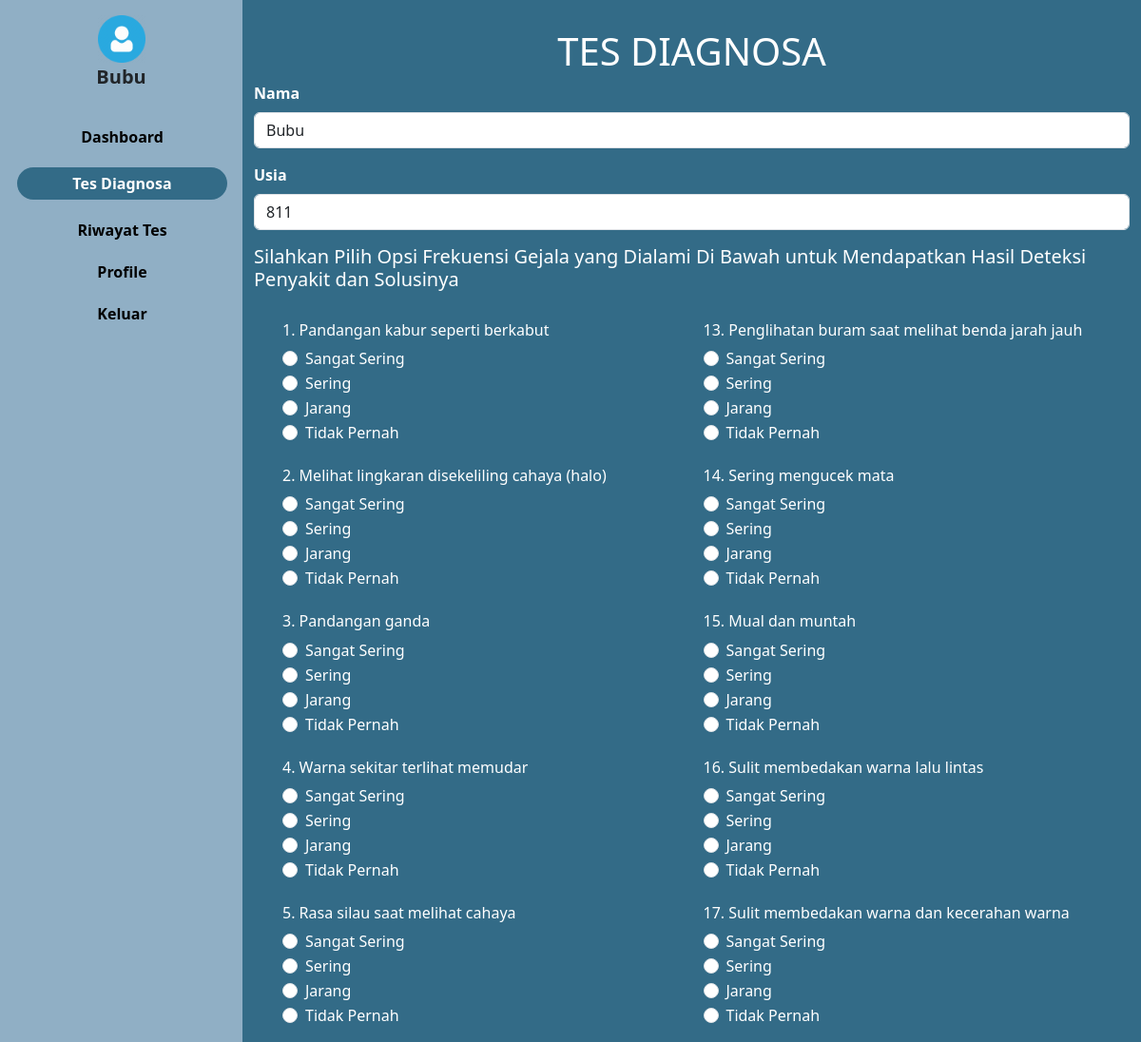
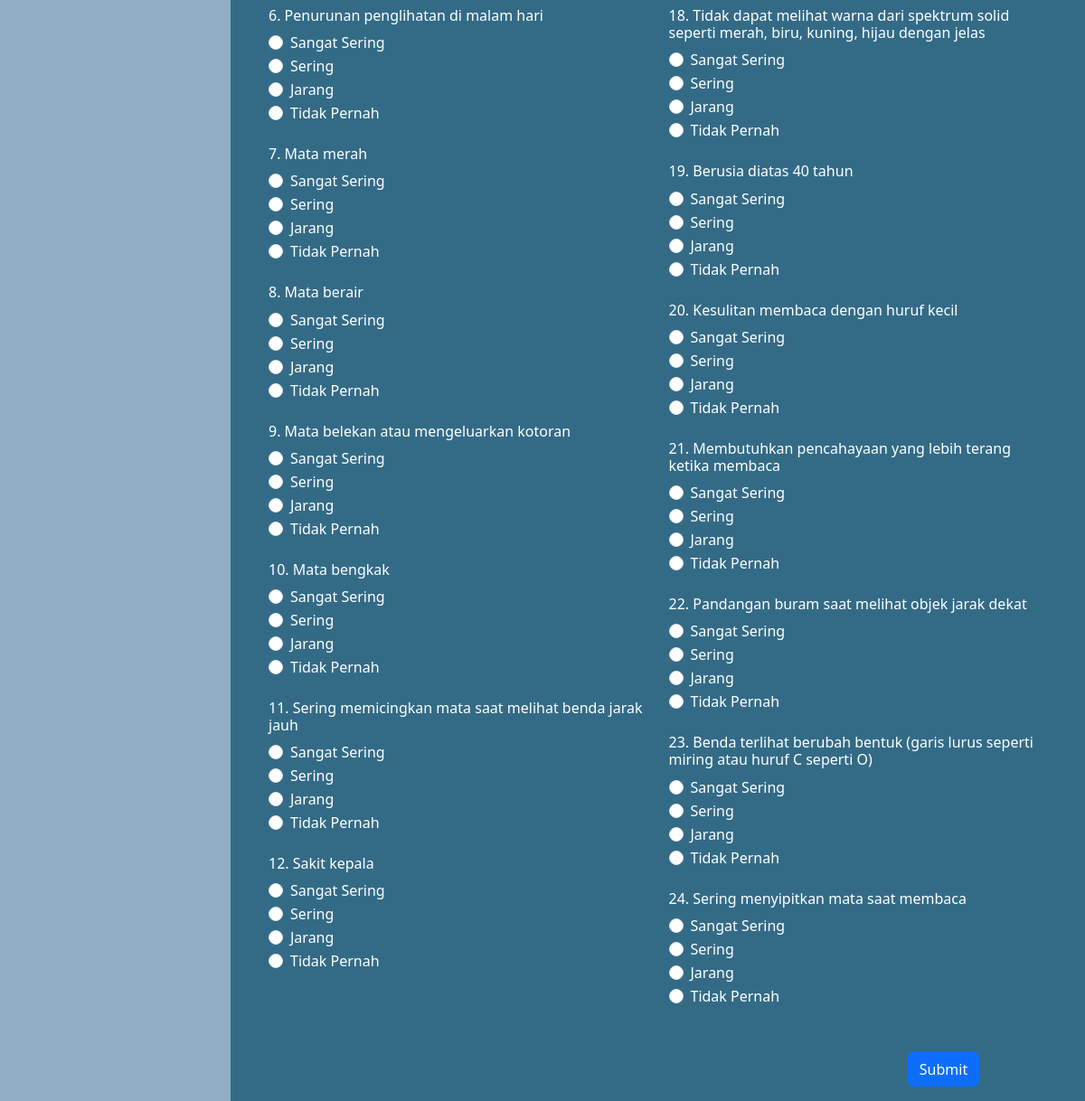
Screenshot of /user/tes.php (signed in) with the database file from the repository (2 pictures, top to bottom).
### tables this page shows
CREATE TABLE `user` (
  `iduser` int(15) NOT NULL,
  `username` varchar(30) NOT NULL,
  `password` varchar(100) NOT NULL,
  `nama` varchar(45) NOT NULL,
  `jk` char(2) NOT NULL,
  `tanggal_lahir` date NOT NULL,
  `email` varchar(30) NOT NULL,
  `level` varchar(10) NOT NULL,
  `foto` varchar(30) NOT NULL
);

CREATE TABLE `jawaban` (
  `idjawaban` int(11) NOT NULL,
  `bobot` double NOT NULL,
  `kode_jawaban` varchar(20) NOT NULL,
  `jawaban` text NOT NULL
);

### konek.php (called while the page is built, shortened)
<?php
$koneksi = mysqli_connect("localhost", "root", "", "mata");
function query($query)
{
    global $koneksi;
    $result = mysqli_query($koneksi, $query);
    $rows = [];
    while ($row = mysqli_fetch_assoc($result)) {
        $rows[] = $row;
    }
    return $rows;
}
function jumlah_data($data)
{
    global $koneksi;
    $query = mysqli_query($koneksi, $data);
    $jumlah_data = mysqli_num_rows($query);
    return $jumlah_data;
}
function dekripsi($teks)
{
    $text = $teks;
    $kunci = 'mataRara';
    $key = hash('sha256', $kunci);
    $pkey = "123";
    $method = "aes-192-cfb1";
    $iv = substr(hash('sha256', $pkey), 0, 16);
    $dekripsi = base64_decode($text);
    $dekripsi = openssl_decrypt($dekripsi, $method, $key, 0, $iv);
    return $dekripsi;
}
?>

### user/tes.php (the view, shortened to what this page needs)
<?php
require_once '../konek.php';
$id = dekripsi($_COOKIE['mataRara']);
$user = query("SELECT * FROM user WHERE iduser = $id")[0];
$jumlah_pertanyaan = jumlah_data("SELECT DISTINCT nama_gejala FROM gejala");
$jumper1 = ceil($jumlah_pertanyaan / 2);
$jumper2 = $jumlah_pertanyaan - $jumper1;
$pertanyaan1 = query("SELECT DISTINCT nama_gejala FROM gejala LIMIT $jumper1");
$pertanyaan2 = query("SELECT DISTINCT nama_gejala FROM gejala LIMIT $jumper2 OFFSET $jumper1");
$jawaban = query("SELECT * FROM jawaban");
$tgl_lahir = $user['tanggal_lahir'];
$tahun_lahir = date('Y', strtotime($tgl_lahir));
$tahun_sekarang = date('Y');
$usia = $tahun_sekarang - $tahun_lahir;
?>
<html lang="en">
<head>
  <link href="https://cdn.jsdelivr.net/npm/bootstrap@5.3.0/dist/css/bootstrap.min.css" rel="stylesheet"
>
  <link rel="stylesheet" href="../style.css">
</head>
<body>
  <div class="main-container d-flex">
    <div class="sidebar px-3 pt-3">
      <div class="header pb-3">
        <img class="text-center" src="../img/<?php echo $user['foto']; ?>"
          style="width: 50px; margin-right: auto; margin-left: auto; display: block;" alt="">
        <h5 class="offcanvas-title fw-bold text-center" style="margin-left: auto; font-size: 20px"
          id="offcanvasDarkLabel"><?php echo $user['nama']; ?></h5>
      </div>
      <ul>
        <li class=""> <a href="index.php">Dashboard</a></li>
        <li class="active"><a href="tes.php">Tes Diagnosa</a></li>
        <li class=""> <a href="riwayat.php">Riwayat Tes</a></li>
        <li class=""> <a href="profile.php">Profile</a></li>
        <li class=""> <a href="../keluar.php">Keluar</a></li>
      </ul>
    </div>
    <div class="content" style="width: 100%;">
      <div class="container ">
        <h1 style="text-align:center; margin-top: 30px; color: white; padding: 0px 35px">TES DIAGNOSA</h1>
        <form action="" method="post">
          <div class="mb-3">
            <label for="exampleInputEmail1" class="form-label text-white fw-bold">Nama</label>
            <input type="email" class="form-control" value="<?php echo $user['nama']; ?>" readonly>
          </div>
          <div class="mb-3">
            <label for="exampleInputEmail1" class="form-label text-white fw-bold">Usia</label>
            <input type="email" name="usia" class="form-control" value="<?php echo $usia; ?>" readonly>
          </div>
          <h5 class="text-white">Silahkan Pilih Opsi Frekuensi Gejala yang Dialami Di Bawah untuk Mendapatkan Hasil
            Deteksi Penyakit dan
            Solusinya</h5>
          <div class="row">
            <div class="col-6 text-white">
              <?php
              $i = 1;
              foreach ($pertanyaan1 as $p1):
                ?>
                <h6 class="mb-2 mt-4">
                  <?= $i; ?>.
                  <?= $p1['nama_gejala']; ?>
                </h6>
                <?php foreach ($jawaban as $jawab): ?>
                  <div class="form-check">
                    <input class="form-check-input" type="radio" value="<?= $jawab['kode_jawaban']; ?>"
                      id="<?= $jawab['kode_jawaban'] . $p1['nama_gejala']; ?>" name="<?= $p1['nama_gejala']; ?>">
                    <label class="form-check-label" for="<?= $jawab['kode_jawaban'] . $p1['nama_gejala']; ?>">
                      <?= $jawab['jawaban']; ?>
                    </label>
                  </div>
                  <?php
                endforeach;
                $i++;
              endforeach;
              ?>
            </div>
            <div class="col-6 text-white">
              <?php foreach ($pertanyaan2 as $p2):
                ?>
                <h6 class="mb-2 mt-4">
                  <?= $i; ?>.
                  <?= $p2['nama_gejala']; ?>
                </h6>
                <?php foreach ($jawaban as $jawab): ?>
                  <div class="form-check">
                    <input class="form-check-input" type="radio" value="<?= $jawab['kode_jawaban']; ?>"
                      id="<?= $jawab['kode_jawaban'] . $p2['nama_gejala']; ?>" name="<?= $p2['nama_gejala']; ?>">
                    <label class="form-check-label" for="<?= $jawab['kode_jawaban'] . $p2['nama_gejala']; ?>">
                      <?= $jawab['jawaban']; ?>
                    </label>
                  </div>
                  <?php
                endforeach;
                $i++;
              endforeach;
              ?>
            </div>
          </div>
          <a href="hasil.php">
            <button type="submit" style="margin-left: 80%" class="btn btn-primary mt-5" name="submit">Submit</button>
          </a>
        </form>
      </div>
    </div>
</body>
</html>

### style.css (style rules this page uses)
body { background: #336B87; padding: 0; margin: 0; }
.sidebar { min-width: 255px; max-width: 255px; min-height: 100vh; background-color: #90AFC5; }
.sidebar ul { padding-left: 2px; text-align: center; }
.sidebar ul li a { font-weight: bold; color: black; font-size: auto; text-decoration: none; }
.sidebar ul li { margin-top: 20px; margin-bottom: 10px; list-style-type: none; }
.sidebar li.active { background: #336B87; width: auto; height: auto; padding: 5px 0; border-radius: 20px; }
.sidebar ul li.active a { color: white; font-size: auto; }
.container .row { box-sizing: border-box; padding: 0 30px; }

### rows the page displays
user: foto (picture), nama "Bubu", usia "811"
jawaban: jawaban "Sangat Sering"
jawaban: jawaban "Sering"
jawaban: jawaban "Jarang"
jawaban: jawaban "Tidak Pernah"

### other values shown
$p1['nama_gejala'] "Pandangan kabur seperti berkabut"
$p1['nama_gejala'] "Melihat lingkaran disekeliling cahaya (halo)"
$p1['nama_gejala'] "Pandangan ganda"
$p1['nama_gejala'] "Warna sekitar terlihat memudar"
$p1['nama_gejala'] "Rasa silau saat melihat cahaya"
$p1['nama_gejala'] "Penurunan penglihatan di malam hari"
$p1['nama_gejala'] "Mata merah"
$p1['nama_gejala'] "Mata berair"
$p1['nama_gejala'] "Mata belekan atau mengeluarkan kotoran"
$p1['nama_gejala'] "Mata bengkak"
$p1['nama_gejala'] "Sering memicingkan mata saat melihat benda jarak jauh"
$p1['nama_gejala'] "Sakit kepala"
$p2['nama_gejala'] "Penglihatan buram saat melihat benda jarah jauh"
$p2['nama_gejala'] "Sering mengucek mata"
$p2['nama_gejala'] "Mual dan muntah"
